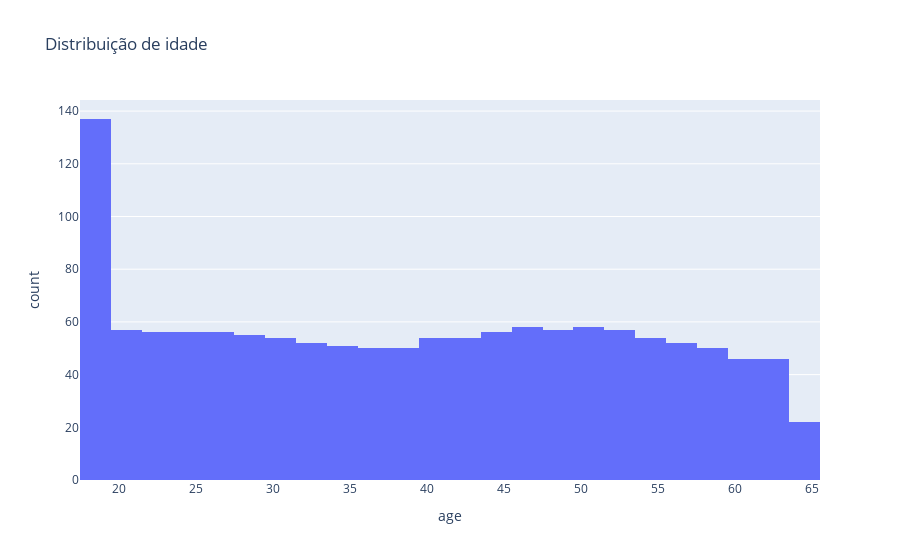

This figure's notebook cell:
### Code cell
fig = px.histogram(df_costs, x='age', nbins=30, title='Distribuição de idade')
fig.show()

### Figure 1 — Plotly figure (JSON) as saved in the notebook; plotly's stock layout.template omitted (floating-point values rounded to 4 significant figures; data arrays with more than 128 entries replaced by an {"elided": "..."} marker saying what was removed)
{"data": [{"alignmentgroup": "True", "bingroup": "x", "hovertemplate": "age=%{x}<br>count=%{y}<extra></extra>", "legendgroup": "", "marker": {"color": "#636efa", "pattern": {"shape": ""}}, "name": "", "nbinsx": 30, "offsetgroup": "", "orientation": "v", "showlegend": false, "type": "histogram", "x": {"elided": "1338 int values"}, "xaxis": "x", "yaxis": "y"}], "layout": {"barmode": "relative", "legend": {"tracegroupgap": 0}, "title": {"text": "Distribuição de idade"}, "xaxis": {"anchor": "y", "domain": [0, 1], "title": {"text": "age"}}, "yaxis": {"anchor": "x", "domain": [0, 1], "title": {"text": "count"}}}}
